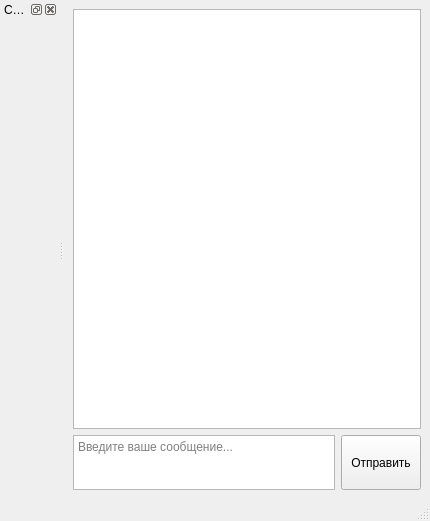
<?xml version="1.0" encoding="UTF-8"?>
<ui version="4.0">
 <class>MainWindow</class>
 <widget class="QMainWindow" name="MainWindow">
  <property name="geometry">
   <rect>
    <x>0</x>
    <y>0</y>
    <width>430</width>
    <height>521</height>
   </rect>
  </property>
  <widget class="QWidget" name="centralwidget">
   <layout class="QVBoxLayout" name="verticalLayout_2">
    <item>
     <layout class="QVBoxLayout" name="verticalLayout">
      <item>
       <widget class="QTextEdit" name="te_ChatHistory">
        <property name="sizePolicy">
         <sizepolicy hsizetype="Expanding" vsizetype="Expanding">
          <horstretch>0</horstretch>
          <verstretch>0</verstretch>
         </sizepolicy>
        </property>
        <property name="readOnly">
         <bool>true</bool>
        </property>
       </widget>
      </item>
      <item>
       <layout class="QHBoxLayout" name="horizontalLayout">
        <item>
         <widget class="QTextEdit" name="te_Message">
          <property name="sizePolicy">
           <sizepolicy hsizetype="Expanding" vsizetype="Preferred">
            <horstretch>0</horstretch>
            <verstretch>0</verstretch>
           </sizepolicy>
          </property>
          <property name="maximumSize">
           <size>
            <width>16777215</width>
            <height>55</height>
           </size>
          </property>
          <property name="placeholderText">
           <string>Введите ваше сообщение...</string>
          </property>
         </widget>
        </item>
        <item>
         <widget class="QPushButton" name="pb_Send">
          <property name="sizePolicy">
           <sizepolicy hsizetype="Minimum" vsizetype="Preferred">
            <horstretch>0</horstretch>
            <verstretch>0</verstretch>
           </sizepolicy>
          </property>
          <property name="minimumSize">
           <size>
            <width>0</width>
            <height>44</height>
           </size>
          </property>
          <property name="text">
           <string>Отправить</string>
          </property>
         </widget>
        </item>
       </layout>
      </item>
     </layout>
    </item>
   </layout>
  </widget>
  <widget class="QStatusBar" name="statusBar"/>
  <widget class="QDockWidget" name="dw_ChatList">
   <property name="windowTitle">
    <string>Chat List</string>
   </property>
   <attribute name="dockWidgetArea">
    <number>1</number>
   </attribute>
   <widget class="QWidget" name="dockWidgetContents"/>
  </widget>
 </widget>
 <resources/>
 <connections/>
</ui>
